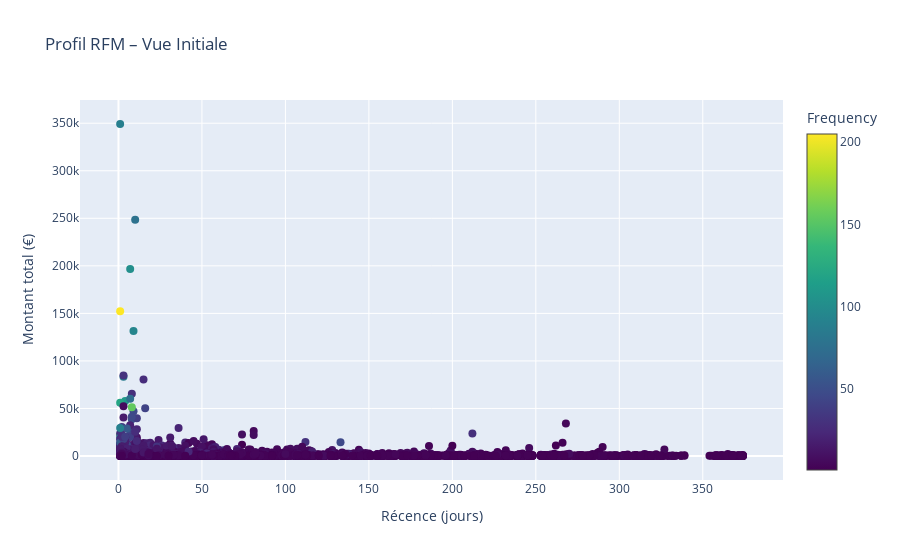

Notebook code for this chart:
### Code cell
reference_date = df['InvoiceDate'].max() + pd.Timedelta(days=1)

rfm = df.groupby('Customer ID').agg({
    'InvoiceDate': lambda x: (reference_date - x.max()).days,  # Recency
    'Invoice': 'nunique',                                      # Frequency
    'TotalAmount': 'sum'                                       # Monetary
}).reset_index()

rfm.columns = ['CustomerID', 'Recency', 'Frequency', 'Monetary']

fig = go.Figure()

fig.add_trace(
    go.Scatter(
        x=rfm['Recency'],
        y=rfm['Monetary'],
        mode='markers',
        marker=dict(
            size=8,
            color=rfm['Frequency'],
            colorscale='Viridis',
            colorbar=dict(title="Frequency")
        ),
        text=rfm['CustomerID']
    )
)

fig.update_layout(
    title="Profil RFM – Vue Initiale",
    xaxis_title="Récence (jours)",
    yaxis_title="Montant total (€)"
)

fig.show()

### Figure 1 — Plotly figure (JSON) as saved in the notebook; plotly's stock layout.template omitted (floating-point values rounded to 4 significant figures; data arrays with more than 128 entries replaced by an {"elided": "..."} marker saying what was removed)
{"data": [{"marker": {"color": {"elided": "4312 int values"}, "colorbar": {"title": {"text": "Frequency"}}, "colorscale": [[0, "#440154"], [0.1111, "#482878"], [0.2222, "#3e4989"], [0.3333, "#31688e"], [0.4444, "#26828e"], [0.5556, "#1f9e89"], [0.6667, "#35b779"], [0.7778, "#6ece58"], [0.8889, "#b5de2b"], [1, "#fde725"]], "size": 8}, "mode": "markers", "text": {"elided": "4312 str values"}, "type": "scatter", "x": {"elided": "4312 int values"}, "y": {"elided": "4312 float values"}}], "layout": {"title": {"text": "Profil RFM – Vue Initiale"}, "xaxis": {"title": {"text": "Récence (jours)"}}, "yaxis": {"title": {"text": "Montant total (€)"}}}}
